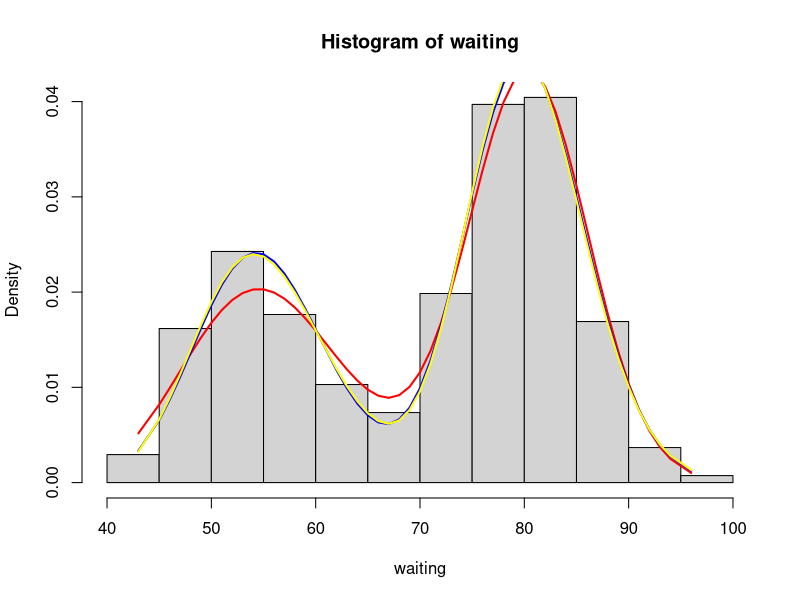

Write the R code that produced this figure.
### question no. :3

rm(list=ls())

attach(faithful)
data=faithful
waiting=sort(waiting)



############# gamma + normal model :


NegLogLikeMix=function(theta,data){
  shape=(theta[1]) 
  scale=(theta[2])  ### when we will use optim() it will search for sigma in entire real line but sigma always > 0, to take only +ve values
  ### exp() is one-one function
  mu=theta[3]
  sigma2=exp(theta[4])
  p=exp(theta[5])/(1+exp(theta[5]))
  n=length(data)
  l=0
  for(i in 1:n){
    l=l+log(p*dgamma(data[i],shape,scale)+(1-p)*dnorm(data[i],mu,sigma2))
  }  
  return(-l)
}

theta_initial=c(74,.7,80,6,0.5)

fit=optim(theta_initial,NegLogLikeMix,control=list(maxit=10000),data =data$waiting)
fit


theta_hat1=fit$par
shape_hat=(theta_hat1[1])
scale_hat=(theta_hat1[2])  
mu2_hat=theta_hat1[3]
sigma2_hat=exp(theta_hat1[4])
p_hat_1=exp(theta_hat1[5])/(1+exp(theta_hat1[5]))

shape_hat
scale_hat
mu2_hat
sigma2_hat
p_hat_1
d_1st=(p_hat_1*dgamma(waiting,shape_hat,scale_hat))+((1-p_hat_1)*dnorm(waiting,mu2_hat,sigma2_hat))
l1=NegLogLikeMix(theta_hat1,waiting)
l1
#plot(d_1st)

hist(waiting,probability = T)
lines(waiting,d_1st,lwd=2,col="red")

###### gamma + gamma model :

LogLikeMix2=function(theta,data){
  shape1=(theta[1]) 
  scale1=(theta[2])  
  shape2=(theta[3])
  scale2=(theta[4])
  p=(theta[5])
  n=length(data)
  l=0
  for(i in 1:n){
    l=l+log(p*dgamma(data[i],shape1,scale1)+(1-p)*dgamma(data[i],shape2,scale2))
  }  
  return(-l)
}
theta_initial=c(74,.7,88,.9,0.5)
LogLikeMix2(theta_initial,waiting)

fit1=optim(theta_initial,LogLikeMix2,control=list(maxit=10000),data =waiting)
fit1

theta_hat2=fit1$par
shape_hat1=theta_hat2[1]
scale_hat1=(theta_hat2[2])  ### when we will use optim() it will search for sigma in entire real line but sigma always > 0, to take only +ve values
### exp() is one-one function
shape_hat2=theta_hat2[3]
scale_hat2=(theta_hat2[4])
p_hat_2=theta_hat2[5]

shape_hat1
scale_hat1
shape_hat2
scale_hat2
p_hat_2
d_2nd=p_hat_2*dgamma(waiting,shape_hat1,scale_hat1)+(1-p_hat_2)*dgamma(waiting,shape_hat2,scale_hat2)

lines(waiting,d_2nd,lwd=2,col='blue')
l2=LogLikeMix2(theta_hat2,waiting)
l2
#############################################################
#### log normal +log normal model
ll3=function(data,theta)
{
  meu1=(theta[1]) 
  sig1=exp(theta[2])  
  meu2=(theta[3])
  sig2=exp(theta[4])
  p=exp(theta[5])/(1+exp(theta[5]))
  n=length(data)
  l=0
  for(i in 1:n){
    l=l+log(p*dlnorm(data[i],meu1,sig1)+(1-p)*dlnorm(data[i],meu2,sig2))
  }  
  return(-l)
}

theta_initial=c(3.9,0.015,4.4,0.012,0.5)
ll3(waiting,theta_initial)

fit3=optim(theta_initial,ll3,control=list(maxit=10000),data =waiting)
fit3



theta_hat3=fit3$par
mu1_hat1=theta_hat3[1]
sig_hat1=exp(theta_hat3[2])  ### when we will use optim() it will search for sigma in entire real line but sigma always > 0, to take only +ve values
### exp() is one-one function
mu2_hat2=theta_hat3[3]
sig_hat2=exp(theta_hat3[4])
p_hat_3=exp(theta_hat3[5])/(1+exp(theta_hat3[5]))

mu1_hat1
sig_hat1
mu2_hat2
sig_hat2
p_hat_3
d_3rd=p_hat_3*dlnorm(waiting,mu1_hat1,sig_hat1)+(1-p_hat_3)*dlnorm(waiting,mu2_hat2,sig_hat2)

lines(waiting,d_3rd,lwd=2,col='yellow')
l3=ll3(waiting,theta_hat3)
l3
### for aic fitting ###########

### aic= (2*number_of_parameter)-loglikelihhod_function(theta_hat,data)

aic1=2*5-l1
aic2=2*5-l2
aic3=2*5-l3
aic1
aic2
aic3
aic_table= data.frame (
  models = c("gamma+normal", "gamma+gamma", "lognormal+lognormal"),
  AIC = c(aic1,aic2,aic3))

aic_table


### parameters of ln + ln model :

mu1_hat1
sig_hat1
mu2_hat2
sig_hat2
p_hat_3
#### p() calc :

dmix=function(x,theta){
  mu1=theta[1]
  sigma1=theta[2]
  mu2=theta[3]
  sigma2=theta[4]
  p=theta[5]
  f=p*dlnorm(x,mu1,sigma1)+(1-p)*dlnorm(x,mu2,sigma2)
  return(f)
}  
#P(60 < waiting < 70)
P=integrate(dmix,60,70,c(mu1_hat1,sig_hat1,mu2_hat2,sig_hat2,p_hat_3))  ##p(70<waiting<100) 
P

